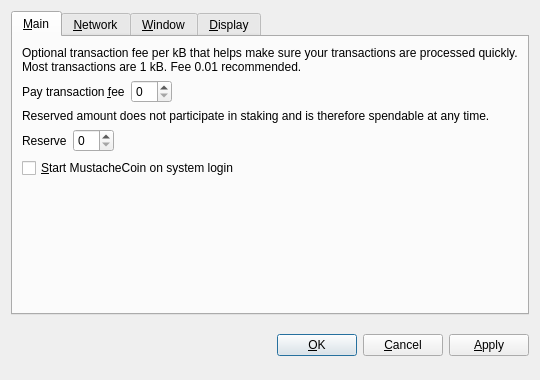
<?xml version="1.0" encoding="UTF-8"?>
<ui version="4.0">
 <class>OptionsDialog</class>
 <widget class="QDialog" name="OptionsDialog">
  <property name="geometry">
   <rect>
    <x>0</x>
    <y>0</y>
    <width>540</width>
    <height>380</height>
   </rect>
  </property>
  <property name="windowTitle">
   <string>Options</string>
  </property>
  <property name="modal">
   <bool>true</bool>
  </property>
  <layout class="QVBoxLayout" name="verticalLayout">
   <item>
    <widget class="QTabWidget" name="tabWidget">
     <property name="tabPosition">
      <enum>QTabWidget::North</enum>
     </property>
     <property name="currentIndex">
      <number>0</number>
     </property>
     <widget class="QWidget" name="tabMain">
      <attribute name="title">
       <string>&amp;Main</string>
      </attribute>
      <layout class="QVBoxLayout" name="verticalLayout_Main">
       <item>
        <widget class="QLabel" name="transactionFeeInfoLabel">
         <property name="text">
          <string>Optional transaction fee per kB that helps make sure your transactions are processed quickly. Most transactions are 1 kB. Fee 0.01 recommended.</string>
         </property>
         <property name="textFormat">
          <enum>Qt::PlainText</enum>
         </property>
         <property name="wordWrap">
          <bool>true</bool>
         </property>
        </widget>
       </item>
       <item>
        <layout class="QHBoxLayout" name="horizontalLayoutFee">
         <item>
          <widget class="QLabel" name="transactionFeeLabel">
           <property name="text">
            <string>Pay transaction &amp;fee</string>
           </property>
           <property name="textFormat">
            <enum>Qt::PlainText</enum>
           </property>
           <property name="buddy">
            <cstring>transactionFee</cstring>
           </property>
          </widget>
         </item>
         <item>
          <widget class="BitcoinAmountField" name="transactionFee"/>
         </item>
         <item>
          <spacer name="horizontalSpacerFee">
           <property name="orientation">
            <enum>Qt::Horizontal</enum>
           </property>
           <property name="sizeHint" stdset="0">
            <size>
             <width>40</width>
             <height>20</height>
            </size>
           </property>
          </spacer>
         </item>
        </layout>
       </item>
       <item>
        <widget class="QLabel" name="reserveBalanceInfoLabel">
         <property name="text">
          <string>Reserved amount does not participate in staking and is therefore spendable at any time.</string>
         </property>
         <property name="textFormat">
          <enum>Qt::PlainText</enum>
         </property>
         <property name="wordWrap">
          <bool>true</bool>
         </property>
        </widget>
       </item>
       <item>
        <layout class="QHBoxLayout" name="horizontalLayoutReserveBalance">
         <item>
          <widget class="QLabel" name="reserveBalanceLabel">
           <property name="text">
            <string>Reserve</string>
           </property>
           <property name="textFormat">
            <enum>Qt::PlainText</enum>
           </property>
           <property name="buddy">
            <cstring>reserveBalance</cstring>
           </property>
          </widget>
         </item>
         <item>
          <widget class="BitcoinAmountField" name="reserveBalance"/>
         </item>
         <item>
          <spacer name="horizontalSpacerReserveBalance">
           <property name="orientation">
            <enum>Qt::Horizontal</enum>
           </property>
           <property name="sizeHint" stdset="0">
            <size>
             <width>40</width>
             <height>20</height>
            </size>
           </property>
          </spacer>
         </item>
        </layout>
       </item>
       <item>
        <widget class="QCheckBox" name="bitcoinAtStartup">
         <property name="toolTip">
          <string>Automatically start MustacheCoin after logging in to the system.</string>
         </property>
         <property name="text">
          <string>&amp;Start MustacheCoin on system login</string>
         </property>
        </widget>
       </item>
       <item>
        <spacer name="verticalSpacer_Main">
         <property name="orientation">
          <enum>Qt::Vertical</enum>
         </property>
         <property name="sizeHint" stdset="0">
          <size>
           <width>20</width>
           <height>40</height>
          </size>
         </property>
        </spacer>
       </item>
      </layout>
     </widget>
     <widget class="QWidget" name="tabNetwork">
      <attribute name="title">
       <string>&amp;Network</string>
      </attribute>
      <layout class="QVBoxLayout" name="verticalLayout_Network">
       <item>
        <widget class="QCheckBox" name="mapPortUpnp">
         <property name="toolTip">
          <string>Automatically open the MustacheCoin client port on the router. This only works when your router supports UPnP and it is enabled.</string>
         </property>
         <property name="text">
          <string>Map port using &amp;UPnP</string>
         </property>
        </widget>
       </item>
       <item>
        <widget class="QCheckBox" name="connectSocks">
         <property name="toolTip">
          <string>Connect to the MustacheCoin network through a SOCKS proxy (e.g. when connecting through Tor).</string>
         </property>
         <property name="text">
          <string>&amp;Connect through SOCKS proxy:</string>
         </property>
        </widget>
       </item>
       <item>
        <layout class="QHBoxLayout" name="horizontalLayout_Network">
         <item>
          <widget class="QLabel" name="proxyIpLabel">
           <property name="text">
            <string>Proxy &amp;IP:</string>
           </property>
           <property name="textFormat">
            <enum>Qt::PlainText</enum>
           </property>
           <property name="buddy">
            <cstring>proxyIp</cstring>
           </property>
          </widget>
         </item>
         <item>
          <widget class="QValidatedLineEdit" name="proxyIp">
           <property name="maximumSize">
            <size>
             <width>140</width>
             <height>16777215</height>
            </size>
           </property>
           <property name="toolTip">
            <string>IP address of the proxy (e.g. 127.0.0.1)</string>
           </property>
          </widget>
         </item>
         <item>
          <widget class="QLabel" name="proxyPortLabel">
           <property name="text">
            <string>&amp;Port:</string>
           </property>
           <property name="textFormat">
            <enum>Qt::PlainText</enum>
           </property>
           <property name="buddy">
            <cstring>proxyPort</cstring>
           </property>
          </widget>
         </item>
         <item>
          <widget class="QLineEdit" name="proxyPort">
           <property name="maximumSize">
            <size>
             <width>55</width>
             <height>16777215</height>
            </size>
           </property>
           <property name="toolTip">
            <string>Port of the proxy (e.g. 9050)</string>
           </property>
          </widget>
         </item>
         <item>
          <widget class="QLabel" name="socksVersionLabel">
           <property name="text">
            <string>SOCKS &amp;Version:</string>
           </property>
           <property name="textFormat">
            <enum>Qt::PlainText</enum>
           </property>
           <property name="buddy">
            <cstring>socksVersion</cstring>
           </property>
          </widget>
         </item>
         <item>
          <widget class="QValueComboBox" name="socksVersion">
           <property name="toolTip">
            <string>SOCKS version of the proxy (e.g. 5)</string>
           </property>
          </widget>
         </item>
         <item>
          <spacer name="horizontalSpacer_Network">
           <property name="orientation">
            <enum>Qt::Horizontal</enum>
           </property>
           <property name="sizeHint" stdset="0">
            <size>
             <width>40</width>
             <height>20</height>
            </size>
           </property>
          </spacer>
         </item>
        </layout>
       </item>
       <item>
        <spacer name="verticalSpacer_Network">
         <property name="orientation">
          <enum>Qt::Vertical</enum>
         </property>
         <property name="sizeHint" stdset="0">
          <size>
           <width>20</width>
           <height>40</height>
          </size>
         </property>
        </spacer>
       </item>
      </layout>
     </widget>
     <widget class="QWidget" name="tabWindow">
      <attribute name="title">
       <string>&amp;Window</string>
      </attribute>
      <layout class="QVBoxLayout" name="verticalLayout_Window">
       <item>
        <widget class="QCheckBox" name="minimizeToTray">
         <property name="toolTip">
          <string>Show only a tray icon after minimizing the window.</string>
         </property>
         <property name="text">
          <string>&amp;Minimize to the tray instead of the taskbar</string>
         </property>
        </widget>
       </item>
       <item>
        <widget class="QCheckBox" name="minimizeOnClose">
         <property name="toolTip">
          <string>Minimize instead of exit the application when the window is closed. When this option is enabled, the application will be closed only after selecting Quit in the menu.</string>
         </property>
         <property name="text">
          <string>M&amp;inimize on close</string>
         </property>
        </widget>
       </item>
       <item>
        <spacer name="verticalSpacer_Window">
         <property name="orientation">
          <enum>Qt::Vertical</enum>
         </property>
         <property name="sizeHint" stdset="0">
          <size>
           <width>20</width>
           <height>40</height>
          </size>
         </property>
        </spacer>
       </item>
      </layout>
     </widget>
     <widget class="QWidget" name="tabDisplay">
      <attribute name="title">
       <string>&amp;Display</string>
      </attribute>
      <layout class="QVBoxLayout" name="verticalLayout_Display">
       <item>
        <layout class="QHBoxLayout" name="horizontalLayout_1_Display">
         <item>
          <widget class="QLabel" name="langLabel">
           <property name="text">
            <string>User Interface &amp;language:</string>
           </property>
           <property name="textFormat">
            <enum>Qt::PlainText</enum>
           </property>
           <property name="buddy">
            <cstring>lang</cstring>
           </property>
          </widget>
         </item>
         <item>
          <widget class="QValueComboBox" name="lang">
           <property name="toolTip">
            <string>The user interface language can be set here. This setting will take effect after restarting MustacheCoin.</string>
           </property>
          </widget>
         </item>
        </layout>
       </item>
       <item>
        <layout class="QHBoxLayout" name="horizontalLayout_2_Display">
         <item>
          <widget class="QLabel" name="unitLabel">
           <property name="text">
            <string>&amp;Unit to show amounts in:</string>
           </property>
           <property name="textFormat">
            <enum>Qt::PlainText</enum>
           </property>
           <property name="buddy">
            <cstring>unit</cstring>
           </property>
          </widget>
         </item>
         <item>
          <widget class="QValueComboBox" name="unit">
           <property name="toolTip">
            <string>Choose the default subdivision unit to show in the interface and when sending coins.</string>
           </property>
          </widget>
         </item>
        </layout>
       </item>
       <item>
        <widget class="QCheckBox" name="displayAddresses">
         <property name="toolTip">
          <string>Whether to show MustacheCoin addresses in the transaction list or not.</string>
         </property>
         <property name="text">
          <string>&amp;Display addresses in transaction list</string>
         </property>
        </widget>
       </item>
       <item>
        <widget class="QCheckBox" name="coinControlFeatures">
         <property name="toolTip">
          <string>Whether to show coin control features or not.</string>
         </property>
         <property name="text">
          <string>Display coin &amp;control features (experts only!)</string>
         </property>
        </widget>
       </item>
       <item>
        <spacer name="verticalSpacer_Display">
         <property name="orientation">
          <enum>Qt::Vertical</enum>
         </property>
         <property name="sizeHint" stdset="0">
          <size>
           <width>20</width>
           <height>40</height>
          </size>
         </property>
        </spacer>
       </item>
      </layout>
     </widget>
    </widget>
   </item>
   <item>
    <layout class="QHBoxLayout" name="horizontalLayout_Buttons">
     <item>
      <spacer name="horizontalSpacer_1">
       <property name="orientation">
        <enum>Qt::Horizontal</enum>
       </property>
       <property name="sizeHint" stdset="0">
        <size>
         <width>40</width>
         <height>48</height>
        </size>
       </property>
      </spacer>
     </item>
     <item>
      <widget class="QLabel" name="statusLabel">
       <property name="font">
        <font>
         <weight>75</weight>
         <bold>true</bold>
        </font>
       </property>
       <property name="text">
        <string/>
       </property>
       <property name="textFormat">
        <enum>Qt::PlainText</enum>
       </property>
       <property name="wordWrap">
        <bool>true</bool>
       </property>
      </widget>
     </item>
     <item>
      <spacer name="horizontalSpacer_2">
       <property name="orientation">
        <enum>Qt::Horizontal</enum>
       </property>
       <property name="sizeHint" stdset="0">
        <size>
         <width>40</width>
         <height>48</height>
        </size>
       </property>
      </spacer>
     </item>
     <item>
      <widget class="QPushButton" name="okButton">
       <property name="text">
        <string>&amp;OK</string>
       </property>
      </widget>
     </item>
     <item>
      <widget class="QPushButton" name="cancelButton">
       <property name="text">
        <string>&amp;Cancel</string>
       </property>
       <property name="autoDefault">
        <bool>false</bool>
       </property>
      </widget>
     </item>
     <item>
      <widget class="QPushButton" name="applyButton">
       <property name="text">
        <string>&amp;Apply</string>
       </property>
       <property name="autoDefault">
        <bool>false</bool>
       </property>
      </widget>
     </item>
    </layout>
   </item>
  </layout>
 </widget>
 <customwidgets>
  <customwidget>
   <class>BitcoinAmountField</class>
   <extends>QSpinBox</extends>
   <header>bitcoinamountfield.h</header>
  </customwidget>
  <customwidget>
   <class>QValueComboBox</class>
   <extends>QComboBox</extends>
   <header>qvaluecombobox.h</header>
  </customwidget>
  <customwidget>
   <class>QValidatedLineEdit</class>
   <extends>QLineEdit</extends>
   <header>qvalidatedlineedit.h</header>
  </customwidget>
 </customwidgets>
 <resources/>
 <connections/>
</ui>
